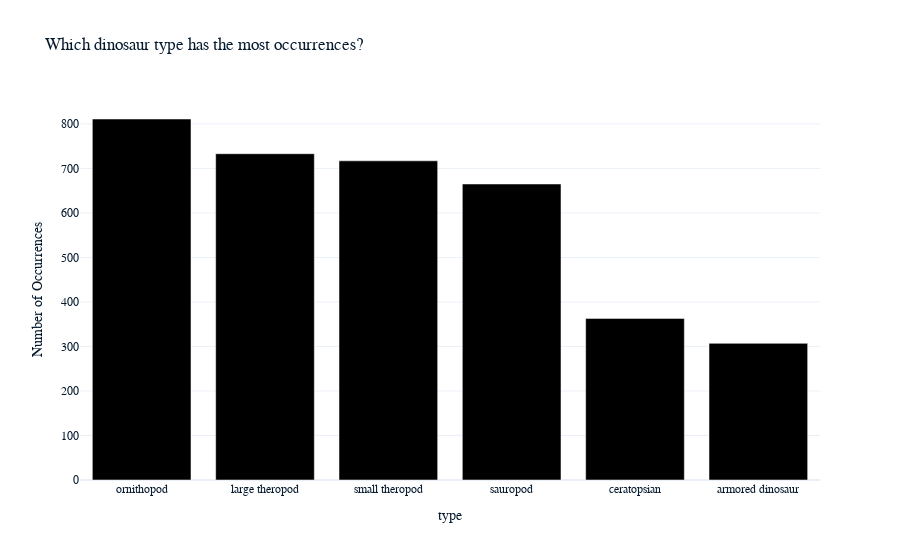

Notebook code cell kept with this figure:
### Markdown cell above
### 3. What dinosaur type has the most occurrences in this dataset?

### Code cell
# Count the occurrences of each dinosaur type
type_counts = df['type'].value_counts()

# Create a bar chart using Plotly
fig = px.bar(type_counts, 
             title="Which dinosaur type has the most occurrences?",
             labels={'value': 'Number of Occurrences', 'index': 'Dinosaur Type'},
             color_discrete_sequence=['black'])

fig.update_layout(
    plot_bgcolor='white',
    paper_bgcolor='white',
    showlegend=False
)

fig.show()

### Figure 1 — Plotly figure (JSON) as saved in the notebook; plotly's stock layout.template omitted (floating-point values rounded to 4 significant figures)
{"data": [{"alignmentgroup": "True", "hovertemplate": "variable=count<br>type=%{x}<br>Number of Occurrences=%{y}<extra></extra>", "legendgroup": "count", "marker": {"color": "black", "pattern": {"shape": ""}}, "name": "count", "offsetgroup": "count", "orientation": "v", "showlegend": true, "textposition": "auto", "x": ["ornithopod", "large theropod", "small theropod", "sauropod", "ceratopsian", "armored dinosaur"], "xaxis": "x", "y": [811, 733, 717, 665, 363, 307], "yaxis": "y", "type": "bar"}], "layout": {"xaxis": {"anchor": "y", "domain": [0, 1], "title": {"text": "type"}}, "yaxis": {"anchor": "x", "domain": [0, 1], "title": {"text": "Number of Occurrences"}}, "legend": {"title": {"text": "variable"}, "tracegroupgap": 0}, "title": {"text": "Which dinosaur type has the most occurrences?"}, "barmode": "relative", "plot_bgcolor": "white", "paper_bgcolor": "white", "showlegend": false}}
